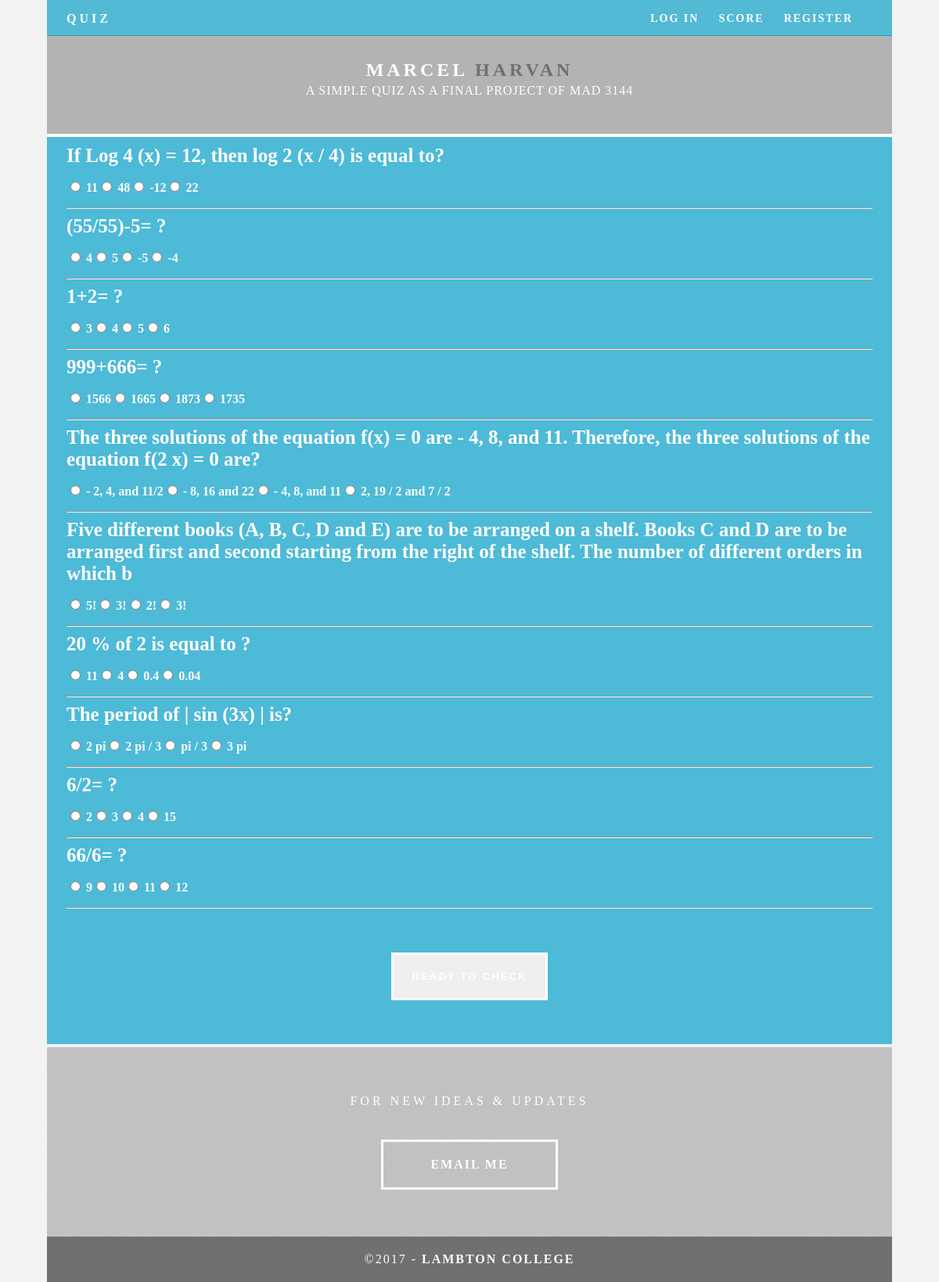
/quiz.php?quiz=2, run on the app's committed database.
### tables this page shows
CREATE TABLE `questions` (
  `question_id` int(10) NOT NULL,
  `question` varchar(200) NOT NULL,
  `answer_1` varchar(200) NOT NULL,
  `answer_2` varchar(200) NOT NULL,
  `answer_3` varchar(200) NOT NULL,
  `answer_4` varchar(200) NOT NULL,
  `right_answer` varchar(200) NOT NULL,
  `quez_id` int(10) NOT NULL
);

### function_quiz.php (the view, shortened to what this page needs)
<?php
include "db.php";
class user {
	function displayQuestions( $quizaID ) {
		global $connection;
		print( "<form method='post'>" );
		$i = 0;
		$sql = "SELECT question_id, question, answer_1, answer_2, answer_3,answer_4, right_answer FROM questions WHERE quez_id=$quizaID ORDER BY RAND() LIMIT 10";
		$resultSet = mysqli_query( $connection, $sql );
		while ( $row = mysqli_fetch_array( $resultSet ) ) {
			print( "<div id='quiz'>" . utf8_encode( $row[ 'question' ] ) . "</div>" );
			print("<p id='center'>");
			print( "<input type='radio' name=\""
				. $i . "\" value='" . $row[ 'answer_1' ] . "_"
				. $row[ 'question_id' ] . "'> " . utf8_encode( $row[ 'answer_1' ] ) );
			print( "<input  type=\"radio\" name=\""
				. $i . "\" value='" . $row[ 'answer_2' ] . "_"
				. $row[ 'question_id' ] . "'> " . utf8_encode( $row[ 'answer_2' ] ) );
			print( "<input type=\"radio\" name=\""
				. $i . "\" value='" . $row[ 'answer_3' ] . "_"
				. $row[ 'question_id' ] . "'> " . utf8_encode( $row[ 'answer_3' ] ) );
			print( "<input type=\"radio\" name=\""
				. $i . "\" value='" . $row[ 'answer_4' ] . "_"
				. $row[ 'question_id' ] . "'> " . utf8_encode( $row[ 'answer_4' ] ) );
			print( "</p><hr>" );
			$i++;
		}
		print "<p  align='center'><input class='button' type='submit' id='submitQuiz' value=\"Ready to Check\"></p></form>";
	}
}
?>

### css/styles.css (style rules this page uses)
body { font-family: source-sans-pro; background-color: #f2f2f2; margin-top: 0px; margin-bottom: 0px; font-style: normal; font-weight: 200; max-width: 1200px; margin-left: auto; margin-right: auto; }
.button { width: 200px; margin-top: 40px; margin-right: auto; margin-bottom: auto; margin-left: auto; padding-top: 20px; padding-right: 10px; padding-bottom: 20px; padding-left: 10px; text-align: center; vertical-align: middle; border-radius: 0px; text-transform: uppercase; font-weight: bold; letter-spacing: 2px; border: 3px solid #FFFFFF; color: #FFFFFF; transition: all 0.3s linear; }
#quiz { font-size: 25px; }

### data on the page
questions: question "If Log 4 (x) = 12, then log 2 (x / 4) is equal to?", answer_1 "11", answer_2 "48", answer_3 "-12", answer_4 "22"
questions: question "(55/55)-5= ?", answer_1 "4", answer_2 "5", answer_3 "-5", answer_4 "-4"
questions: question "1+2= ?", answer_1 "3", answer_2 "4", answer_3 "5", answer_4 "6"
questions: question "999+666= ?", answer_1 "1566", answer_2 "1665", answer_3 "1873", answer_4 "1735"
questions: question "The three solutions of the equation f(x) = 0 are - 4, 8, and 11. Therefore, the three solutions of the equation f(2 x) = 0 are?", answer_1 "- 2, 4, and 11/2", answer_2 "- 8, 16 and 22", answer_3 "- 4, 8, and 11", answer_4 "2, 19 / 2 and 7 / 2"
questions: question "Five different books (A, B, C, D and E) are to be arranged on a shelf. Books C and D are to be arranged first and second starting from the right of the shelf. The number of different orders in which b", answer_1 "5!", answer_2 "3!", answer_3 "2!", answer_4 "3!"
questions: question "20 % of 2 is equal to ?", answer_1 "11", answer_2 "4", answer_3 "0.4", answer_4 "0.04"
questions: question "The period of | sin (3x) | is?", answer_1 "2 pi", answer_2 "2 pi / 3", answer_3 "pi / 3", answer_4 "3 pi"
questions: question "6/2= ?", answer_1 "2", answer_2 "3", answer_3 "4", answer_4 "15"
questions: question "66/6= ?", answer_1 "9", answer_2 "10", answer_3 "11", answer_4 "12"
